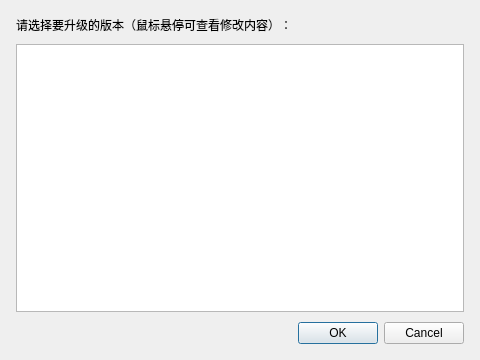
<?xml version="1.0" encoding="UTF-8"?>
<ui version="4.0">
 <class>HostOtaVersionDialog</class>
 <widget class="QDialog" name="HostOtaVersionDialog">
  <property name="geometry">
   <rect>
    <x>0</x>
    <y>0</y>
    <width>480</width>
    <height>360</height>
   </rect>
  </property>
  <property name="windowTitle">
   <string>选择版本</string>
  </property>
  <layout class="QVBoxLayout" name="mainLayout" stretch="0,1,0">
   <property name="spacing">
    <number>10</number>
   </property>
   <property name="leftMargin">
    <number>16</number>
   </property>
   <property name="topMargin">
    <number>16</number>
   </property>
   <property name="rightMargin">
    <number>16</number>
   </property>
   <property name="bottomMargin">
    <number>16</number>
   </property>
   <item>
    <widget class="QLabel" name="hintLabel">
     <property name="text">
      <string>请选择要升级的版本（鼠标悬停可查看修改内容）：</string>
     </property>
     <property name="wordWrap">
      <bool>true</bool>
     </property>
    </widget>
   </item>
   <item>
    <widget class="QListWidget" name="versionList">
     <property name="selectionMode">
      <enum>QAbstractItemView::SingleSelection</enum>
     </property>
     <property name="horizontalScrollBarPolicy">
      <enum>Qt::ScrollBarAlwaysOff</enum>
     </property>
    </widget>
   </item>
   <item>
    <widget class="QDialogButtonBox" name="buttonBox">
     <property name="orientation">
      <enum>Qt::Horizontal</enum>
     </property>
     <property name="standardButtons">
      <set>QDialogButtonBox::Cancel|QDialogButtonBox::Ok</set>
     </property>
    </widget>
   </item>
  </layout>
 </widget>
 <resources/>
 <connections/>
</ui>
